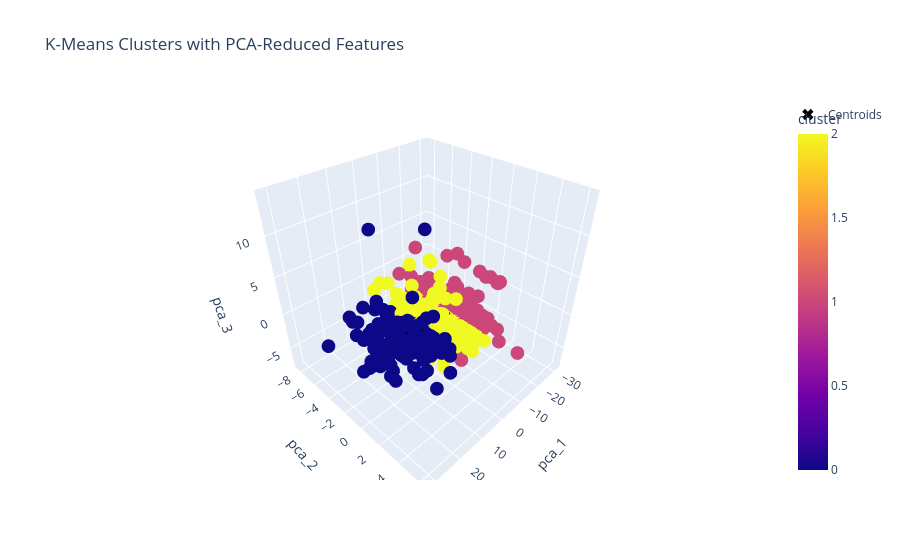

Here is the notebook cell this chart was saved with:
### Code cell
model = sVoluntaire.perform_kmeans_clustering(K , validated , show_plot=True)

### Figure 1 — Plotly figure (JSON) as saved in the notebook; plotly's stock layout.template omitted (floating-point values rounded to 4 significant figures; data arrays with more than 128 entries replaced by an {"elided": "..."} marker saying what was removed)
{"data": [{"customdata": {"elided": "1846x15 mixed values"}, "hovertemplate": "pca_1=%{x}<br>pca_2=%{y}<br>pca_3=%{z}<br>cluster=%{marker.color}<br>age=%{customdata[1]}<br>genre=%{customdata[2]}<br>profession=%{customdata[3]}<br>taux_d’hémoglobine=%{customdata[4]}<br>raison_indisponibilité_est_sous_anti-biothérapie_=%{customdata[5]}<br>raison_indisponibilité_date_de_dernier_don_<_3_mois_=%{customdata[6]}<br>raison_de_l’indisponibilité_de_la_femme_la_ddr_est_mauvais_si_<14_jour_avant_le_don=%{customdata[7]}<br>raison_de_non-eligibilité_totale_opéré=%{customdata[8]}<br>raison_de_non-eligibilité_totale_tatoué=%{customdata[9]}<br>raison_de_non-eligibilité_totale_scarifié=%{customdata[10]}<br>imc=%{customdata[11]}<br>fréquence_de_don=%{customdata[12]}<br>chronic_diseases=%{customdata[13]}<br>transmissible_diseases=%{customdata[14]}<extra></extra>", "legendgroup": "", "marker": {"color": {"elided": "1846 int values"}, "coloraxis": "coloraxis", "symbol": "circle"}, "mode": "markers", "name": "", "scene": "scene", "showlegend": false, "type": "scatter3d", "x": {"elided": "1846 float values"}, "y": {"elided": "1846 float values"}, "z": {"elided": "1846 float values"}}, {"marker": {"color": "black", "size": 10, "symbol": "x"}, "mode": "markers", "name": "Centroids", "type": "scatter3d", "x": [12.33, -8.653, 0.5856], "y": [-0.01487, -0.03057, 0.03441], "z": [-0.04642, 0.01078, 0.01646]}], "layout": {"coloraxis": {"colorbar": {"title": {"text": "cluster"}}, "colorscale": [[0, "#0d0887"], [0.1111, "#46039f"], [0.2222, "#7201a8"], [0.3333, "#9c179e"], [0.4444, "#bd3786"], [0.5556, "#d8576b"], [0.6667, "#ed7953"], [0.7778, "#fb9f3a"], [0.8889, "#fdca26"], [1, "#f0f921"]]}, "legend": {"tracegroupgap": 0}, "scene": {"domain": {"x": [0, 1], "y": [0, 1]}, "xaxis": {"title": {"text": "pca_1"}}, "yaxis": {"title": {"text": "pca_2"}}, "zaxis": {"title": {"text": "pca_3"}}}, "title": {"text": "K-Means Clusters with PCA-Reduced Features"}}}
